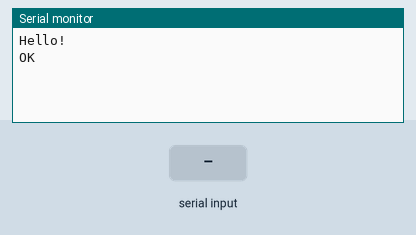
A sketch run on a simulated Arduino Uno, built with avr-gcc and run on an emulated ATmega328P. On the bench: the last lines printed to the serial monitor. The inputs (shaded band) are chosen by the test bench. The modem accepts every AT command (registered, SIM ready, sends succeed) and sends nothing else.

Above: at 2.2 s.
2.3 s: "1" received over the second serial link
At 3.0 s:
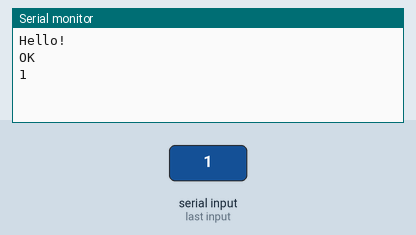
3.8 s: "0" received over the second serial link
At 4.1 s:
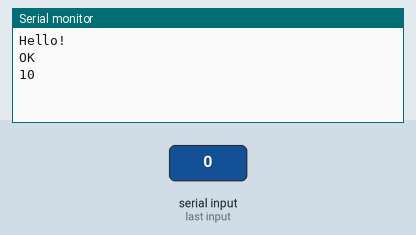

Measured:
- after the input at 2.3 s, the serial monitor: prints a new line at once (image 1)
- after the input at 3.8 s, the serial monitor: prints a new line at once (image 2)

The sketch:

NoSend.ino
```cpp
#include <SoftwareSerial.h>

SoftwareSerial gsm(7, 8);

void setup() {
  gsm.begin(19200);
  Serial.begin(19200);
  Serial.println("Hello!");
//  long prevTime = 0;
//  gsm.begin(19200);
//  Serial.begin(19200);
//  Serial.println("Hello!");
  gsm.print("\r");
  delay(1000);
  gsm.print("AT\r");
//  gsm.print("AT+CMGF=1\r");
//  delay(1000);
//  gsm.print("AT+CMGS=\"+639062875909\"\r");
//  delay(1000);
//  gsm.print("Hello! Test test.");
//  prevTime = millis();
//  while (millis() - prevTime < 5000) {
//    if (gsm.available())
//      Serial.print((char) gsm.read());
//  }
//  Serial.println("Timeout");
//  gsm.write(0x1A);
//  delay(1000);
//  delay(1000);
//  gsm.print("AT+CMGF=1\r");
//  delay(1000);
//  gsm.print("AT+CMGS=\"+639062875909\"\r");
//  delay(1000);
//  gsm.print("Hello! I am PocketFarm.");
//  delay(1000);

}

void loop() {
  // put your main code here, to run repeatedly:
  if (Serial.available())
    gsm.print((char)Serial.read());
  else if (gsm.available())
    Serial.print((char)gsm.read());
}
```
